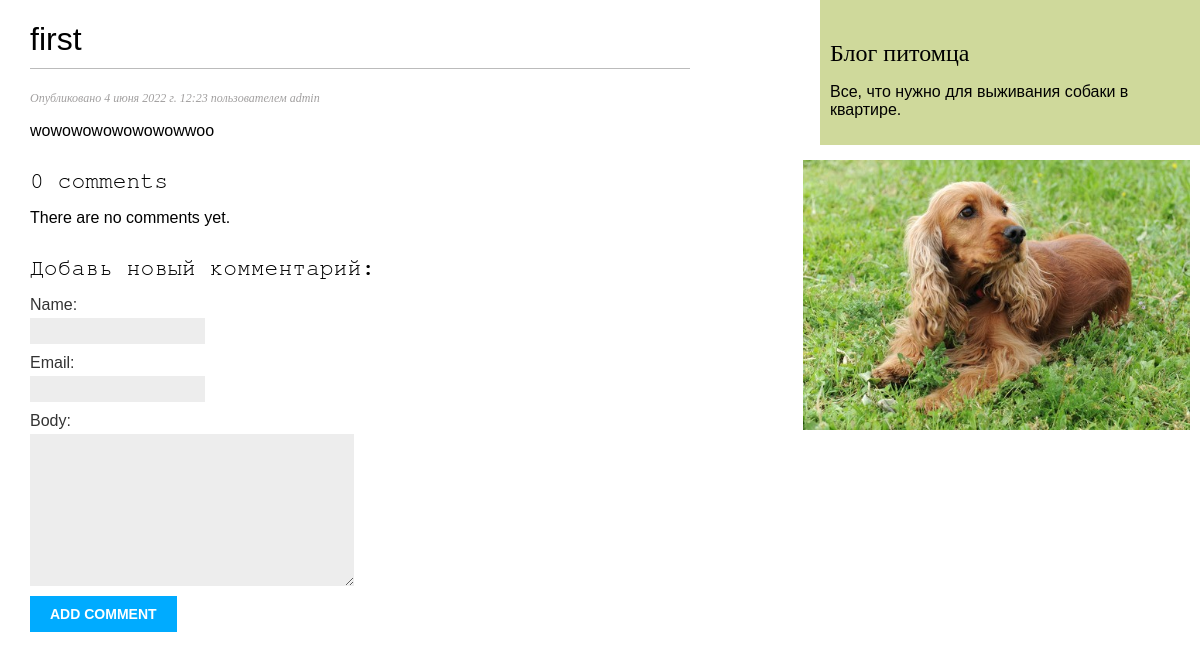
The page /blog/1/ on the database as committed earlier.
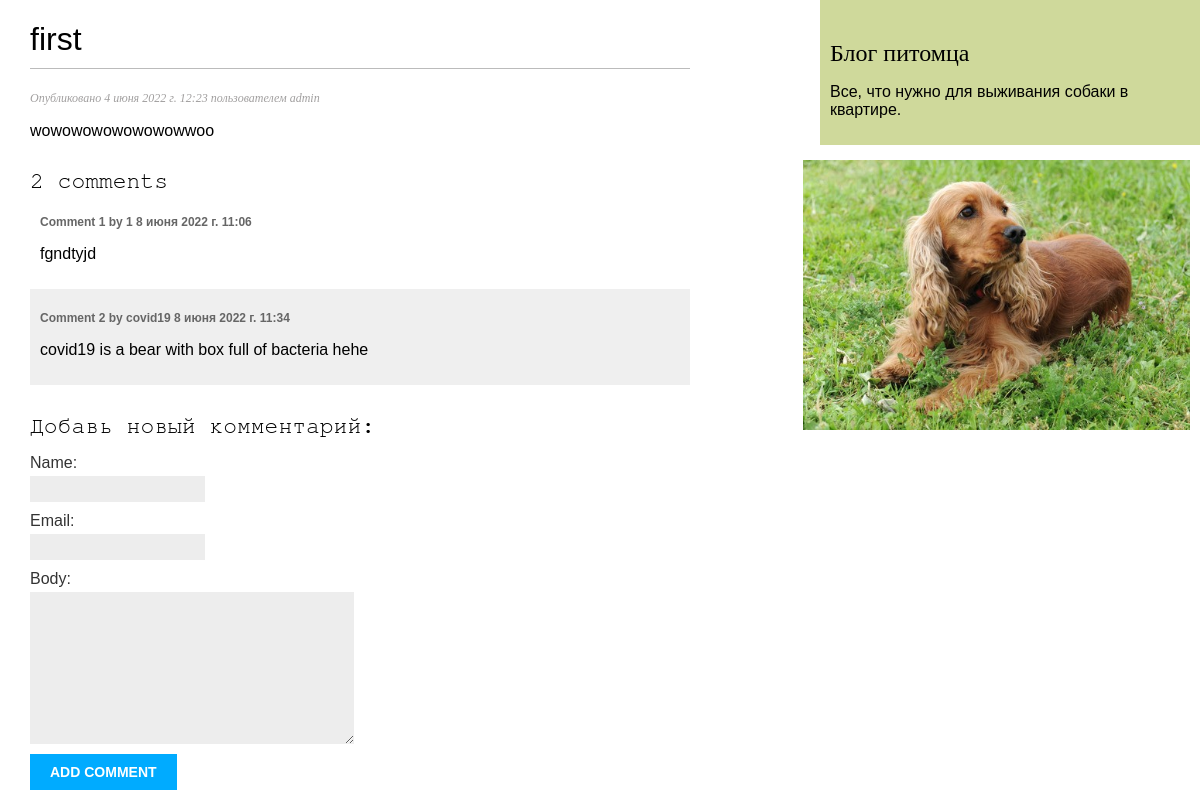
The same page on the database as committed later.
### blog/models.py (models this page shows, shortened)
class Comment(models.Model):
    post = models.ForeignKey(Post, on_delete=models.CASCADE, related_name='comments')
    name = models.CharField(max_length=80)
    email = models.EmailField()
    body = models.TextField()
    created = models.DateTimeField(auto_now_add=True)
    updated = models.DateTimeField(auto_now=True)
    active = models.BooleanField(default=True)
    class Meta:
        ordering = ['created']
        indexes = [
            models.Index(fields=['created']),
        ]

### blog/views.py (the view)
# urls.py: path('<int:id>/', views.post_detail, name='post_detail'),
def post_detail(request, id):
    post = get_object_or_404(Post, id=id, status=Post.Status.PUBLISHED)
    comments = post.comments.filter(active=True)
    form = CommentForm()
    return render(request, 'blog/post/detail.html', {'post': post, 'comments': comments,'form': form})

### blog/forms.py
class CommentForm(forms.ModelForm):
	class Meta:
		model = Comment
		fields = ['name', 'email', 'body']

### blog/templates/blog/post/detail.html (shortened to what this page needs)
{% extends "blog/base.html" %}
{% block content %}
	<h1>{{ post.title }}</h1>
	<p class="date">
		Опубликовано {{ post.publish }} пользователем {{ post.author }}
	</p>
	{{ post.body|linebreaks }}
	{% with comments.count as total_comments %}
		<h2 class="abc">{{ total_comments }} comment{{ total_comments|pluralize }}</h2>
	{% endwith %}
	{% for comment in comments %}
		<div class="comment">
			<p class="info">
				Comment {{ forloop.counter }} by {{ comment.name }}
				{{ comment.created }}
			</p>
			{{ comment.body|linebreaks }}
		</div>
	{% empty %}
		<p>There are no comments yet.</p>
	{% endfor %}
	<h2 class="abc">Добавь новый комментарий:</h2>
		<form action="{% url "blog:post_comment" post.id %}" method="post">
			{{ form.as_p }}
			<p><input type="submit" value="Add comment"></p>
		</form>
{% endblock %}

Rows that differ between the two databases and show on the page:
added Comment: name "1", created "8 июня 2022 г. 11:06", body "fgndtyjd"
added Comment: name "covid19", created "8 июня 2022 г. 11:34", body "covid19 is a bear with box full of bacteria hehe"
Other text that changed with them:
{{ total_comments }}: "0" → "2"
text no longer shown: "There are no comments yet."
